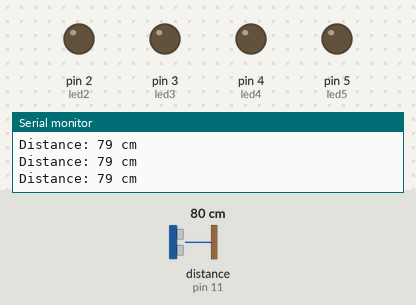
Bench run of a sketch on a simulated Arduino Uno, built with avr-gcc and run on an emulated ATmega328P. On the bench: output pins drawn as LEDs (lit = HIGH), the last lines printed to the serial monitor. Wiring (inferred from the names in the program): ultrasonic range finder: trigger pin 12; echo pin 11. Inputs (shaded band) come from the test bench; at power-on: distance to the obstacle (sensor on pin 11) 80 cm. The echo pulse lasts 58.3 µs per cm; pins used as bus, display or sensor lines are not drawn.

Above: at 1.2 s.
1.3 s: distance to the obstacle (sensor on pin 11) set to 43 cm
2.8 s: distance to the obstacle (sensor on pin 11) set to 37 cm
At 3.2 s:
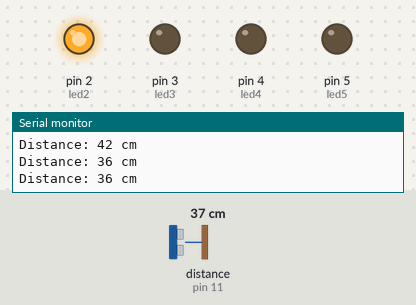
4.3 s: distance to the obstacle (sensor on pin 11) set to 32 cm
5.8 s: distance to the obstacle (sensor on pin 11) set to 26 cm
At 6.6 s:
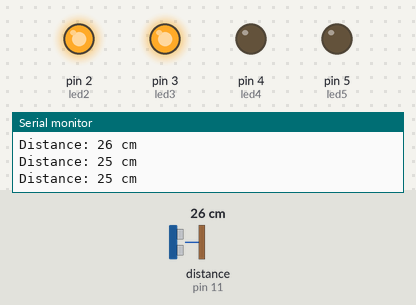
7.3 s: distance to the obstacle (sensor on pin 11) set to 20 cm
At 8.1 s:
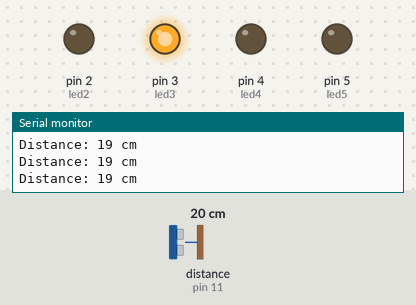
8.8 s: distance to the obstacle (sensor on pin 11) set to 35 cm
At 9.6 s:
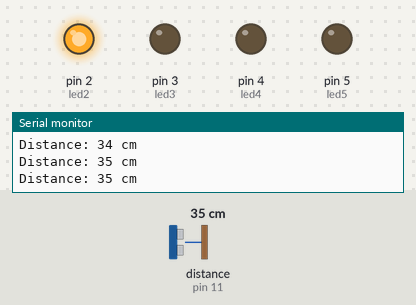
Timing chart, 0 to 11.3 s (numbered marks = the images above; inputs shaded):
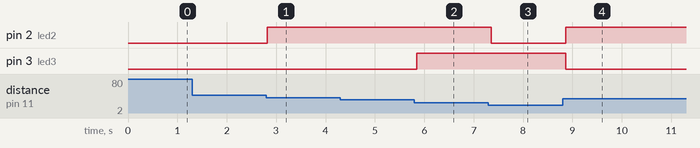

The sketch:

code.ino
```cpp
// IN

// Define the pins for the ultrasonic sensor, and LEDs
#define trigPin 12      // Trigger pin for the ultrasonic sensor
#define echoPin 11      // Echo pin for the ultrasonic sensor

#define led2 2
#define led3 3
#define led4 4
#define led5 5
#define led6 6


void setup() {
  // Set the pinMode for all pins
  pinMode(trigPin, OUTPUT);       // Trigger pin as OUTPUT
  pinMode(echoPin, INPUT);        // Echo pin as INPUT
  pinMode(led2, OUTPUT);
  pinMode(led3, OUTPUT);
  pinMode(led4, OUTPUT);
  pinMode(led5, OUTPUT);

  // Initialize serial communication for debugging
  Serial.begin(9600);
}

void loop() {
  long duration, distance;

  // Send a brief LOW pulse to the trigger pin to start the ultrasonic sensor
  digitalWrite(trigPin, LOW);
  delayMicroseconds(2);
  digitalWrite(trigPin, HIGH);  // Send a brief HIGH pulse to trigger the sensor
  delayMicroseconds(10);
  digitalWrite(trigPin, LOW);

  // Measure the duration of the echo pulse to calculate the distance
  duration = pulseIn(echoPin, HIGH);
  distance = (duration / 2) / 29.1;  // Calculate distance in centimeters

  // Print the distance to the serial monitor for debugging
  Serial.print("Distance: ");
  Serial.print(distance);
  Serial.println(" cm");


  // Based on the measured distance, control LEDs to indicate proximity levels.
  if (distance <= 38 && distance > 29) {
    digitalWrite(led2, HIGH);
    digitalWrite(led3, LOW);
    digitalWrite(led4, LOW);
    digitalWrite(led5, LOW);
    delay(300);
  } else if (distance <= 29 && distance > 21) {
    digitalWrite(led2, HIGH);
    digitalWrite(led3, HIGH);
    digitalWrite(led4, LOW);
    digitalWrite(led5, LOW);
    delay(300);
  } else if (distance <= 21 && distance > 18) {
    digitalWrite(led2, LOW);
    digitalWrite(led3, HIGH);
    digitalWrite(led4, LOW);
    digitalWrite(led5, LOW);
    delay(300);
  } else if (distance <= 18 && distance > 12) {
    digitalWrite(led2, LOW);
    digitalWrite(led3, HIGH);
    digitalWrite(led4, HIGH);
    digitalWrite(led5, LOW);
    delay(300);
  } else if (distance <= 12 && distance > 7) {
    digitalWrite(led2, LOW);
    digitalWrite(led3, LOW);
    digitalWrite(led4, HIGH);
    digitalWrite(led5, LOW);
    delay(300);
  } else if (distance <= 7) {
    digitalWrite(led2, LOW);
    digitalWrite(led3, LOW);
    digitalWrite(led4, HIGH);
    digitalWrite(led5, HIGH);
    digitalWrite(led6, HIGH);
    delay(3000);
    digitalWrite(led2, LOW);
    digitalWrite(led3, LOW);
    digitalWrite(led4, LOW);
    digitalWrite(led5, LOW);
    digitalWrite(led6, LOW);
  } else if(distance > 46 ){
    digitalWrite(led2, LOW);
    digitalWrite(led3, LOW);
    digitalWrite(led4, LOW);
    digitalWrite(led5, LOW);
    digitalWrite(led6, LOW);
  }

}
```

Measured:
- the behaviour switches between 40 and 39 cm on distance to the obstacle (sensor on pin 11) (found by bisection; images 0 and 1)
- the behaviour switches between 30 and 29 cm on distance to the obstacle (sensor on pin 11) (found by bisection; images 1 and 2)
- the behaviour switches between 23 and 22 cm on distance to the obstacle (sensor on pin 11) (found by bisection; images 2 and 3)
- after the input at 2.8 s, pin 2 (led2): LOW → HIGH at once
- after the input at 5.8 s, pin 3 (led3): LOW → HIGH after 0.05 s
- after the input at 7.3 s, pin 2 (led2): HIGH → LOW after 0.06 s
- after the input at 8.8 s, pin 2 (led2): LOW → HIGH after 0.07 s; pin 3 (led3): HIGH → LOW after 0.07 s
